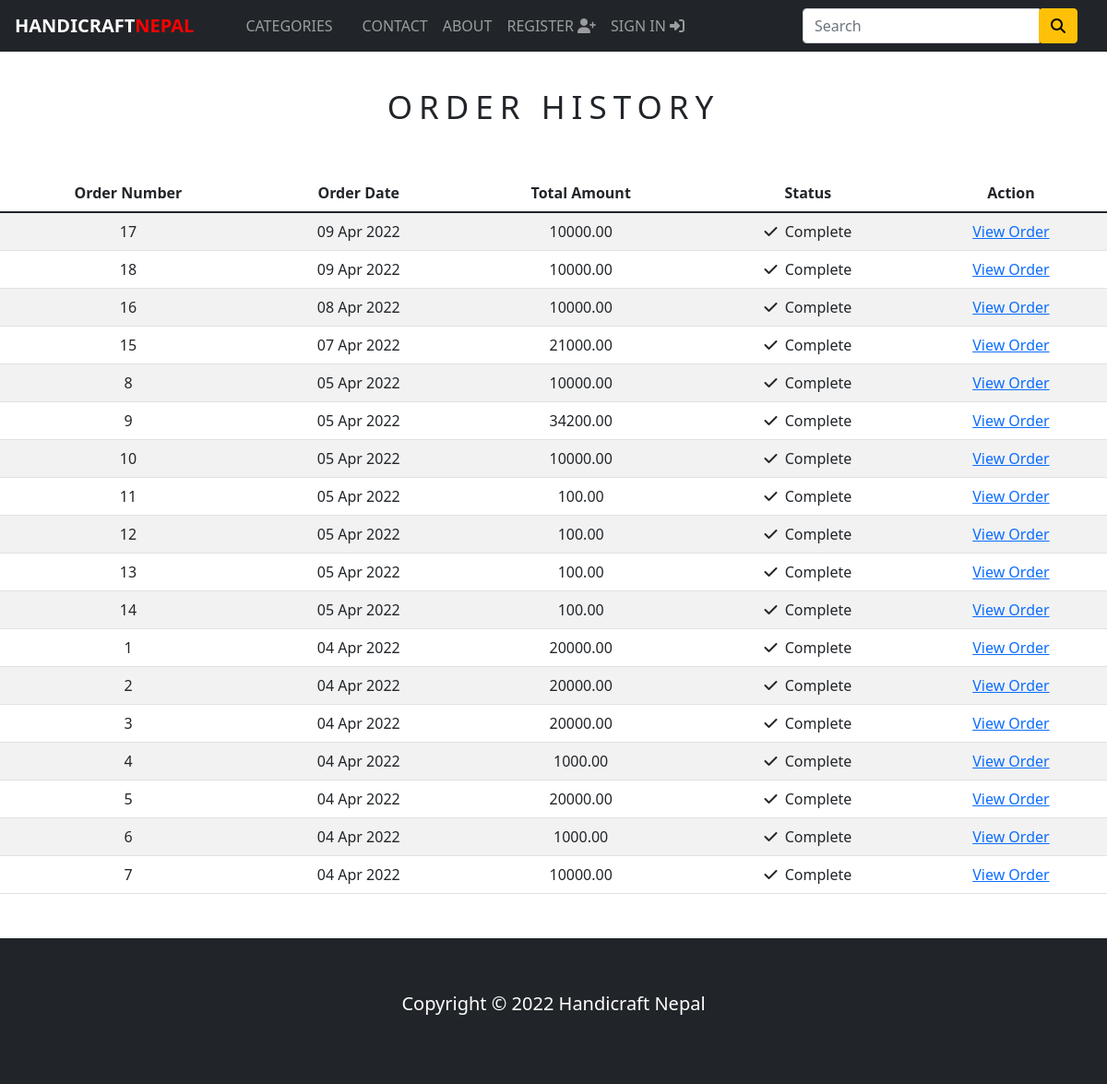
Before: /order_history/ (signed in) with the older database file.
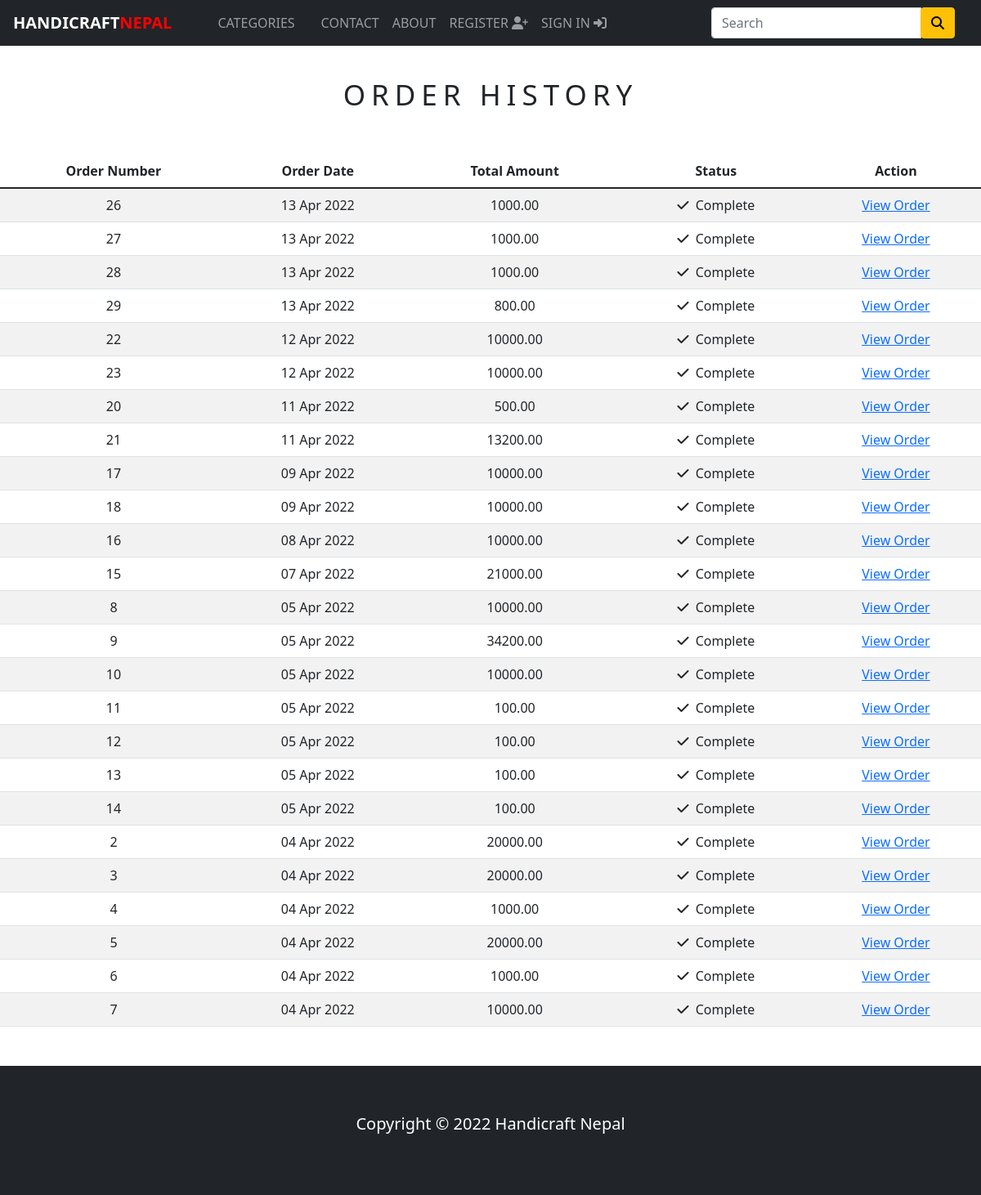
After: the same page with the newer database file.
### store/models.py (models this page shows, shortened)
class Order(models.Model):
    token=models.CharField(max_length=250,blank=True)
    total=models.DecimalField(max_digits=10,decimal_places=2,verbose_name='USD Order Total')
    emailAddress=models.EmailField(max_length=250,blank=True,verbose_name='Email Address')
    created=models.DateField(auto_now_add=True)
    billingName=models.CharField(max_length=250,blank=True)
    billingAddress1=models.CharField(max_length=250,blank=True)
    billingCity=models.CharField(max_length=250,blank=True)
    billingPostcode=models.CharField(max_length=250,blank=True)
    billingCountry=models.CharField(max_length=250,blank=True)
    shippingName=models.CharField(max_length=250,blank=True)
    shippingAddress1=models.CharField(max_length=250,blank=True)
    shippingCity=models.CharField(max_length=250,blank=True)
    shippingPostcode=models.CharField(max_length=250,blank=True)
    shippingCountry=models.CharField(max_length=250,blank=True)
    class Meta:
        db_table='Order'
        ordering=['-created']

### store/views.py (the view)
# urls.py: path('order_history/',views.orderHistory,name='order_history'),
@login_required(redirect_field_name='next', login_url='signin')
def orderHistory(request):
    if request.user.is_authenticated:
        email = str(request.user.email)
        order_details = Order.objects.filter(emailAddress=email)
    return render(request, 'orders_list.html', {'order_details': order_details})

### store/context_processors.py (called while the page is built)
def counter(request):
    item_count=0
    if 'admin' in request.path:
        return {}
    else:
        try:
            cart=Cart.objects.filter(cart_id=_cart_id(request))
            cart_items=CartItem.objects.all().filter(cart=cart[:1])
            for cart_item in cart_items:
                item_count += cart_item.quantity
        except Cart.DoesNotExist:
            item_count = 0
    return dict(item_count=item_count)

def menu_links(request):
    links = Category.objects.all()
    return dict(links=links)

### store/models.py (called while the page is built)
    def get_url(self):
        return reverse('products_by_category',args=[self.slug])

### store/views.py (called while the page is built)
def _cart_id(request):
    cart = request.session.session_key
    if not cart:
        cart = request.session.create()
    return cart

### store/templates/orders_list.html (shortened to what this page needs)
{%extends 'base.html'%}
{% load static %}
{%block content%}
<div class="text-center">
    <br>
    <h1 class="text-center product_title">
        Order History
    </h1>
    <br>
    {%if order_details%}
    <table class="table table-striped">
        <thead>
            <tr>
                <th>Order Number</th>
                <th>Order Date</th>
                <th>Total Amount</th>
                <th>Status</th>
                <th>Action</th>
            </tr>
        </thead>
        <tbody>
            {%for order in order_details%}
            <tr>
            <td>{{order.id}}</td>
            <td>{{order.created|date:"d M Y"}}</td>
            <td>{{order.total}}</td>
            <td><i class="fas fa-check"> </i>&nbsp; Complete</td>
            <td><a href="{%url 'order_detail' order.id%}">View Order</a></td>
        </tr>
            {%endfor%}
        </tbody>
    </table>
    {%else%}
    <p>You have not placed any order yet.</p>
    <a href="{%url 'home'%}">Continue shopping</a>
    {%endif%}
</div>
{%endblock%}

Changed rows visible on the page:
removed Order: id "1", created "04 Apr 2022", total "20000.00"
added Order: id "26", created "13 Apr 2022", total "1000.00"
added Order: id "27", created "13 Apr 2022", total "1000.00"
added Order: id "28", created "13 Apr 2022", total "1000.00"
added Order: id "29", created "13 Apr 2022", total "800.00"
added Order: id "22", created "12 Apr 2022", total "10000.00"
added Order: id "23", created "12 Apr 2022", total "10000.00"
added Order: id "20", created "11 Apr 2022", total "500.00"
added Order: id "21", created "11 Apr 2022", total "13200.00"
